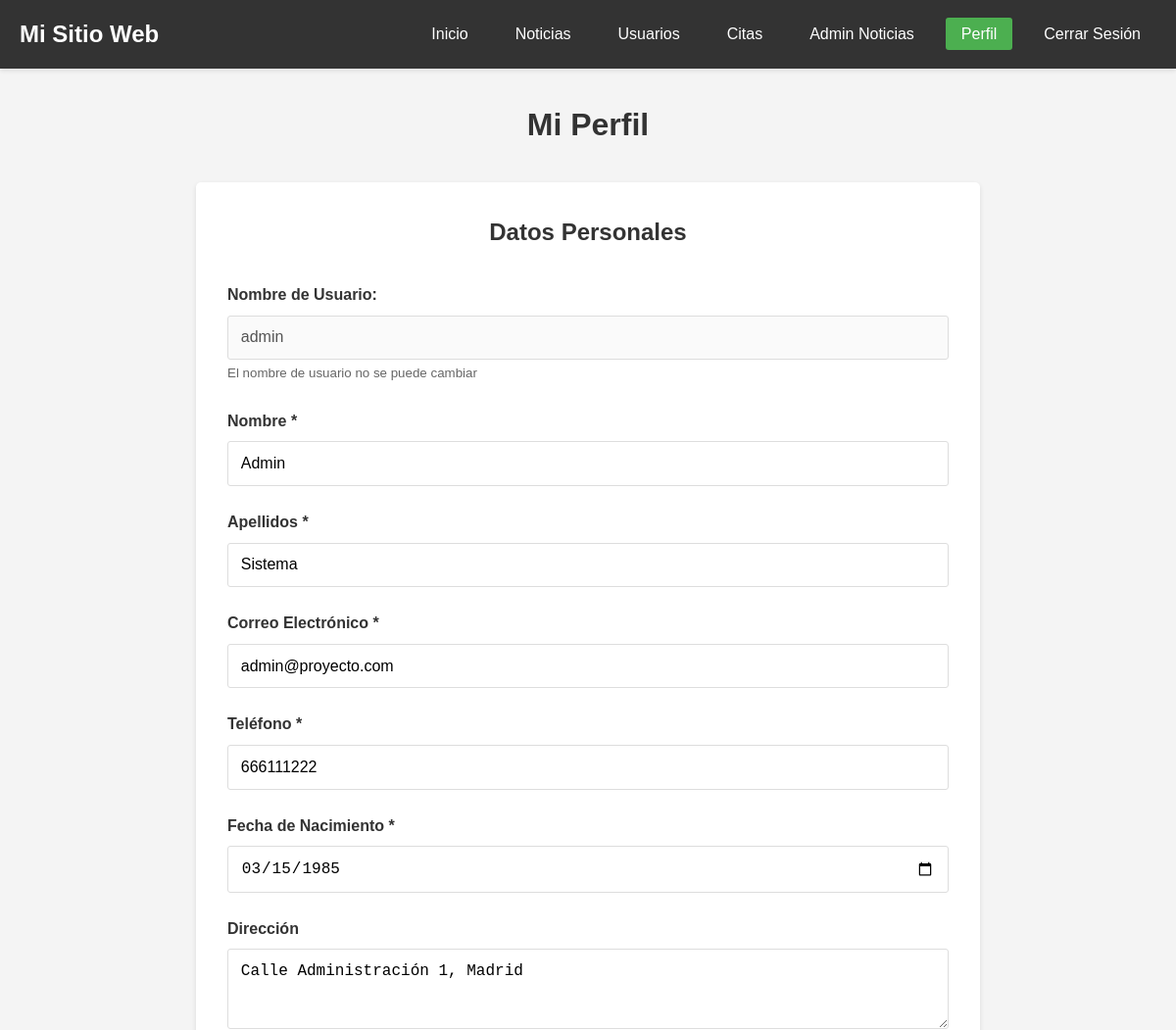
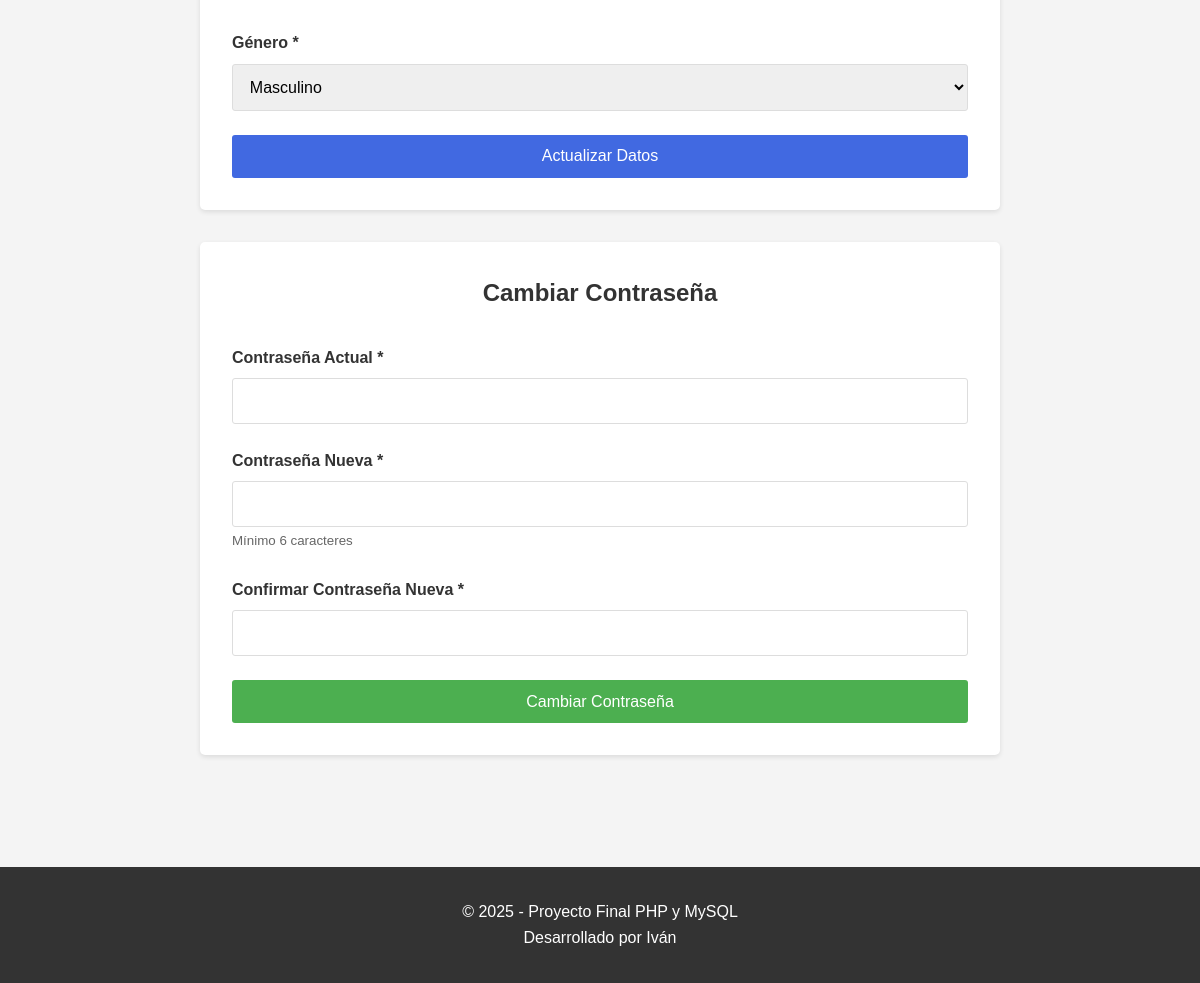
Screenshot of /usuario/perfil.php (signed in) with the database file from the repository (2 pictures, top to bottom).
### tables this page shows
CREATE TABLE `users_login` (
  `idLogin` int(11) NOT NULL,
  `idUser` int(11) NOT NULL,
  `usuario` varchar(50) NOT NULL,
  `password` varchar(255) NOT NULL,
  `rol` enum('admin','user') NOT NULL DEFAULT 'user'
);

CREATE TABLE `users_data` (
  `idUser` int(11) NOT NULL,
  `nombre` varchar(100) NOT NULL,
  `apellidos` varchar(100) NOT NULL,
  `email` varchar(150) NOT NULL,
  `telefono` varchar(20) NOT NULL,
  `fecha_nacimiento` date NOT NULL,
  `direccion` text DEFAULT NULL,
  `sexo` enum('Masculino','Femenino','Otro','Prefiero no decir') NOT NULL
);

### config/database.php (called while the page is built, shortened)
<?php
function es_administrador() {
    if(isset($_SESSION['rol']) && $_SESSION['rol'] == 'admin'){
        return true;
    }
    return false;
}
?>

### usuario/perfil.php (the view, shortened to what this page needs)
<?php
require_once '../config/database.php';
$idUser = $_SESSION['idUser'];
$sql = "SELECT ud.*, ul.usuario
        FROM users_data ud
        INNER JOIN users_login ul ON ud.idUser = ul.idUser
        WHERE ud.idUser = $idUser";
$resultado = mysqli_query($conexion, $sql);
$usuario = mysqli_fetch_assoc($resultado);
?>
<!DOCTYPE html>
<html lang="es">
<head>
    <link rel="stylesheet" href="../css/styles.css">
</head>
<body>
    <nav>
        <div class="contenedor">
            <a href="../index.php" class="logo">Mi Sitio Web</a>
            <ul class="menu">
                <li><a href="../index.php">Inicio</a></li>
                <li><a href="../noticias.php">Noticias</a></li>
                <?php if (es_administrador()): ?>
                    <li><a href="../admin/usuarios-administracion.php">Usuarios</a></li>
                    <li><a href="../admin/citas-administracion.php">Citas</a></li>
                    <li><a href="../admin/noticias-administracion.php">Admin Noticias</a></li>
                <?php else: ?>
                    <li><a href="citaciones.php">Mis Citas</a></li>
                <?php endif; ?>
                <li><a href="perfil.php" class="activo">Perfil</a></li>
                <li><a href="../logout.php">Cerrar Sesión</a></li>
            </ul>
        </div>
    </nav>
    <main>
<div class="contenedor">
    <h1 class="texto-centro" style="margin-bottom: 2rem;">Mi Perfil</h1>
    <div class="formulario" style="max-width: 800px;">
        <h2>Datos Personales</h2>
        <form method="POST" action="">
            <div class="campo">
                <label for="usuario"><strong>Nombre de Usuario:</strong></label>
                <input type="text" id="usuario" value="<?php echo htmlspecialchars($usuario['usuario']); ?>" disabled>
                <small style="color: #666;">El nombre de usuario no se puede cambiar</small>
            </div>
            <div class="campo">
                <label for="nombre">Nombre *</label>
                <input type="text" id="nombre" name="nombre" required
                       value="<?php echo htmlspecialchars($usuario['nombre']); ?>">
            </div>
            <div class="campo">
                <label for="apellidos">Apellidos *</label>
                <input type="text" id="apellidos" name="apellidos" required
                       value="<?php echo htmlspecialchars($usuario['apellidos']); ?>">
            </div>
            <div class="campo">
                <label for="email">Correo Electrónico *</label>
                <input type="email" id="email" name="email" required
                       value="<?php echo htmlspecialchars($usuario['email']); ?>">
            </div>
            <div class="campo">
                <label for="telefono">Teléfono *</label>
                <input type="tel" id="telefono" name="telefono" required
                       value="<?php echo htmlspecialchars($usuario['telefono']); ?>">
            </div>
            <div class="campo">
                <label for="fecha_nacimiento">Fecha de Nacimiento *</label>
                <input type="date" id="fecha_nacimiento" name="fecha_nacimiento" required
                       value="<?php echo htmlspecialchars($usuario['fecha_nacimiento']); ?>">
            </div>
            <div class="campo">
                <label for="direccion">Dirección</label>
                <textarea id="direccion" name="direccion" rows="3"><?php echo htmlspecialchars($usuario['direccion']); ?></textarea>
            </div>
            <div class="campo">
                <label for="sexo">Género *</label>
                <select id="sexo" name="sexo" required>
                    <option value="Masculino" <?php echo ($usuario['sexo'] == 'Masculino') ? 'selected' : ''; ?>>Masculino</option>
                </select>
            </div>
            <button type="submit" name="actualizar_datos" class="boton boton-principal boton-completo">
                Actualizar Datos
            </button>
        </form>
    </div>
    <div class="formulario" style="max-width: 800px; margin-top: 2rem;">
        <h2>Cambiar Contraseña</h2>
        <form method="POST" action="">
            <div class="campo">
                <label for="password_actual">Contraseña Actual *</label>
                <input type="password" id="password_actual" name="password_actual" required>
            </div>
            <div class="campo">
                <label for="password_nueva">Contraseña Nueva *</label>
                <input type="password" id="password_nueva" name="password_nueva" required>
                <small style="color: #666;">Mínimo 6 caracteres</small>
            </div>
            <div class="campo">
                <label for="password_confirmar">Confirmar Contraseña Nueva *</label>
                <input type="password" id="password_confirmar" name="password_confirmar" required>
            </div>
            <button type="submit" name="cambiar_password" class="boton boton-exito boton-completo">
                Cambiar Contraseña
            </button>
        </form>
    </div>
</div>
    </main>
    <footer>
        <div class="contenedor">
            <p>&copy; <?php echo date('Y'); ?> - Proyecto Final PHP y MySQL</p>
            <p>Desarrollado por Iván</p>
        </div>
    </footer>
</body>
</html>

### css/styles.css (style rules this page uses)
* { margin: 0; padding: 0; box-sizing: border-box; }
body { font-family: Arial, sans-serif; background-color: #f4f4f4; color: #333; line-height: 1.6; }
.contenedor { max-width: 1200px; margin: 0 auto; padding: 0 20px; }
nav { background: #333; padding: 1rem 0; box-shadow: 0 2px 5px rgba(0,0,0,0.1); }
nav .contenedor { display: flex; justify-content: space-between; align-items: center; }
nav .logo { color: white; text-decoration: none; font-size: 1.5rem; font-weight: bold; }
nav .menu { list-style: none; display: flex; gap: 1rem; }
nav .menu li a { color: white; text-decoration: none; padding: 0.5rem 1rem; border-radius: 3px; }
nav .menu li a.activo { background: #4CAF50; }
main { min-height: calc(100vh - 150px); padding: 2rem 0; }
.formulario { max-width: 600px; margin: 2rem auto; background: white; padding: 2rem; border-radius: 5px; box-shadow: 0 2px 5px rgba(0,0,0,0.1); }
.formulario h2 { text-align: center; color: #333; margin-bottom: 2rem; }
.campo { margin-bottom: 1.5rem; }
.campo label { display: block; margin-bottom: 0.5rem; font-weight: bold; }
.campo input, .campo select, .campo textarea { width: 100%; padding: 0.8rem; border: 1px solid #ddd; border-radius: 3px; font-size: 1rem; }
.boton { display: inline-block; padding: 0.8rem 2rem; border: none; border-radius: 3px; cursor: pointer; text-decoration: none; font-size: 1rem; }
.boton-principal { background: #4169E1; color: white; }
.boton-completo { width: 100%; }
.boton-exito { background: #4CAF50; color: white; }
footer { background: #333; color: white; text-align: center; padding: 2rem 0; margin-top: 3rem; }
.texto-centro { text-align: center; }

### rows the page displays
users_login: usuario "admin", nombre "Admin", apellidos "Sistema", email "admin@proyecto.com", telefono "666111222", fecha_nacimiento "03/15/1985", direccion "Calle Administración 1, Madrid"
users_data: sexo "Masculino"
